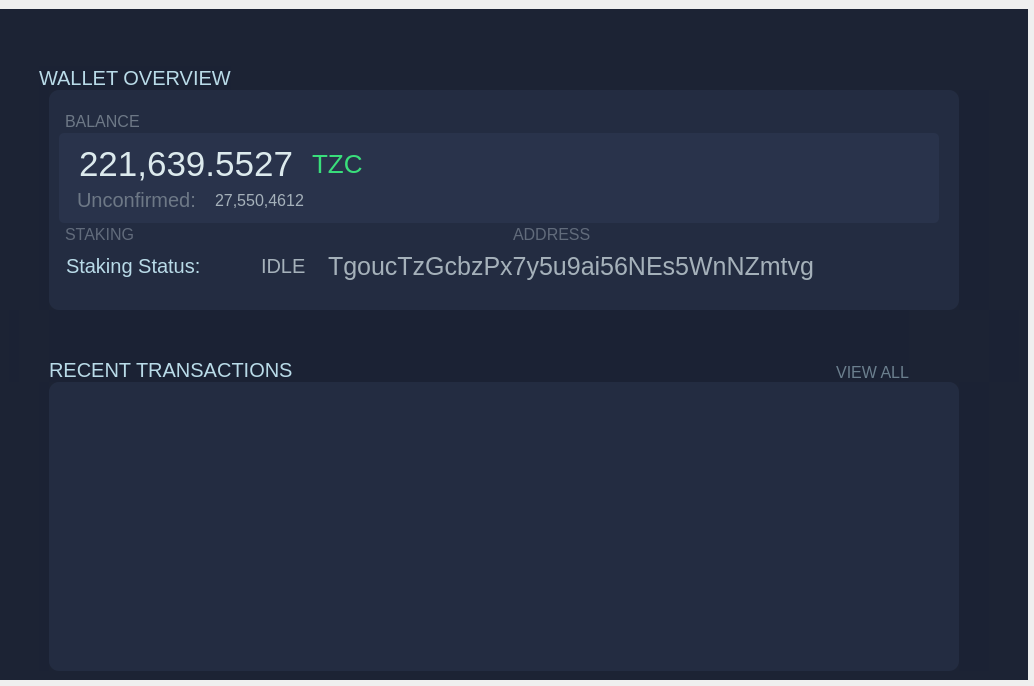
<?xml version="1.0" encoding="UTF-8"?>
<ui version="4.0">
 <class>OverviewPage</class>
 <widget class="QWidget" name="OverviewPage">
  <property name="enabled">
   <bool>true</bool>
  </property>
  <property name="geometry">
   <rect>
    <x>0</x>
    <y>0</y>
    <width>1034</width>
    <height>686</height>
   </rect>
  </property>
  <property name="windowTitle">
   <string>Form</string>
  </property>
  <property name="autoFillBackground">
   <bool>false</bool>
  </property>
  <property name="styleSheet">
   <string notr="true"/>
  </property>
  <layout class="QGridLayout" name="gridLayout">
   <property name="leftMargin">
    <number>0</number>
   </property>
   <property name="topMargin">
    <number>9</number>
   </property>
   <property name="rightMargin">
    <number>6</number>
   </property>
   <property name="bottomMargin">
    <number>6</number>
   </property>
   <item row="0" column="0">
    <layout class="QHBoxLayout" name="horizontalLayout" stretch="0">
     <property name="spacing">
      <number>0</number>
     </property>
     <property name="rightMargin">
      <number>0</number>
     </property>
     <item>
      <widget class="QWidget" name="widget_2" native="true">
       <property name="styleSheet">
        <string notr="true">background-color:#1c2334;
</string>
       </property>
       <layout class="QGridLayout" name="gridLayout_6">
        <item row="0" column="0">
         <layout class="QVBoxLayout" name="verticalLayout_2" stretch="1,3,1,4">
          <property name="spacing">
           <number>0</number>
          </property>
          <item>
           <layout class="QVBoxLayout" name="WALLET_TITLE">
            <property name="spacing">
             <number>0</number>
            </property>
            <property name="sizeConstraint">
             <enum>QLayout::SetDefaultConstraint</enum>
            </property>
            <property name="bottomMargin">
             <number>0</number>
            </property>
            <item>
             <layout class="QHBoxLayout" name="WalletTitle" stretch="0,0,0">
              <property name="spacing">
               <number>0</number>
              </property>
              <item>
               <spacer name="horizontalSpacer_12">
                <property name="orientation">
                 <enum>Qt::Horizontal</enum>
                </property>
                <property name="sizeType">
                 <enum>QSizePolicy::Fixed</enum>
                </property>
                <property name="sizeHint" stdset="0">
                 <size>
                  <width>30</width>
                  <height>20</height>
                 </size>
                </property>
               </spacer>
              </item>
              <item alignment="Qt::AlignBottom">
               <widget class="QLabel" name="label">
                <property name="sizePolicy">
                 <sizepolicy hsizetype="Preferred" vsizetype="Preferred">
                  <horstretch>0</horstretch>
                  <verstretch>0</verstretch>
                 </sizepolicy>
                </property>
                <property name="minimumSize">
                 <size>
                  <width>0</width>
                  <height>0</height>
                 </size>
                </property>
                <property name="maximumSize">
                 <size>
                  <width>16777215</width>
                  <height>16777215</height>
                 </size>
                </property>
                <property name="styleSheet">
                 <string notr="true">color:#b9dbe8;
background-color:#1b2234;
font-size: 20px;

</string>
                </property>
                <property name="text">
                 <string>WALLET OVERVIEW</string>
                </property>
                <property name="alignment">
                 <set>Qt::AlignBottom|Qt::AlignLeading|Qt::AlignLeft</set>
                </property>
                <property name="margin">
                 <number>15</number>
                </property>
               </widget>
              </item>
              <item>
               <spacer name="horizontalSpacer_9">
                <property name="orientation">
                 <enum>Qt::Horizontal</enum>
                </property>
                <property name="sizeHint" stdset="0">
                 <size>
                  <width>40</width>
                  <height>20</height>
                 </size>
                </property>
               </spacer>
              </item>
             </layout>
            </item>
           </layout>
          </item>
          <item>
           <layout class="QVBoxLayout" name="BALANCE_CONTENT">
            <property name="spacing">
             <number>0</number>
            </property>
            <item>
             <layout class="QHBoxLayout" name="horizontalLayout_2">
              <property name="spacing">
               <number>0</number>
              </property>
              <property name="leftMargin">
               <number>30</number>
              </property>
              <property name="topMargin">
               <number>0</number>
              </property>
              <property name="rightMargin">
               <number>30</number>
              </property>
              <item>
               <widget class="QLabel" name="label_2">
                <property name="minimumSize">
                 <size>
                  <width>10</width>
                  <height>0</height>
                 </size>
                </property>
                <property name="maximumSize">
                 <size>
                  <width>10</width>
                  <height>16777215</height>
                 </size>
                </property>
                <property name="styleSheet">
                 <string notr="true">background-color:#1b2234;

</string>
                </property>
                <property name="text">
                 <string>&lt;html&gt;&lt;head/&gt;&lt;body&gt;&lt;p&gt;&lt;br/&gt;&lt;/p&gt;&lt;/body&gt;&lt;/html&gt;</string>
                </property>
               </widget>
              </item>
              <item>
               <widget class="QWidget" name="widget_4" native="true">
                <property name="sizePolicy">
                 <sizepolicy hsizetype="Expanding" vsizetype="Preferred">
                  <horstretch>0</horstretch>
                  <verstretch>0</verstretch>
                 </sizepolicy>
                </property>
                <property name="maximumSize">
                 <size>
                  <width>16777215</width>
                  <height>250</height>
                 </size>
                </property>
                <property name="styleSheet">
                 <string notr="true">background:#232c41;
padding:2px;
border-radius:10px;
</string>
                </property>
                <layout class="QGridLayout" name="gridLayout_3">
                 <property name="leftMargin">
                  <number>10</number>
                 </property>
                 <property name="topMargin">
                  <number>20</number>
                 </property>
                 <property name="rightMargin">
                  <number>10</number>
                 </property>
                 <item row="0" column="0">
                  <layout class="QVBoxLayout" name="verticalLayout_3" stretch="1,3,1,1,0">
                   <property name="spacing">
                    <number>0</number>
                   </property>
                   <property name="sizeConstraint">
                    <enum>QLayout::SetNoConstraint</enum>
                   </property>
                   <item>
                    <layout class="QHBoxLayout" name="horizontalLayout_5">
                     <property name="spacing">
                      <number>0</number>
                     </property>
                     <item>
                      <widget class="QLabel" name="label_5">
                       <property name="styleSheet">
                        <string notr="true">color:#6d7886;
font-size:16px;</string>
                       </property>
                       <property name="text">
                        <string>BALANCE</string>
                       </property>
                      </widget>
                     </item>
                     <item>
                      <spacer name="horizontalSpacer">
                       <property name="orientation">
                        <enum>Qt::Horizontal</enum>
                       </property>
                       <property name="sizeHint" stdset="0">
                        <size>
                         <width>40</width>
                         <height>20</height>
                        </size>
                       </property>
                      </spacer>
                     </item>
                     <item>
                      <widget class="QPushButton" name="btn_refresh">
                       <property name="styleSheet">
                        <string notr="true">QPushButton::pressed{
border:0px;
background-image:url(:/icons/refresh);
background-repeat:no-repeat;
background-position: center;
background-size:cover;
outline: none;
  box-shadow: 0px 0px 0px 1px rgba(0, 0, 0, 0.1) inset,
  0px 1px 4px 0px rgba(0, 0, 0, 0.1) inset !important;
}
QPushButton{
border:0px;
background-image:url(:/icons/refresh);
background-repeat:no-repeat;
background-position: center;
background-size:cover;
outline: none;
}

</string>
                       </property>
                       <property name="text">
                        <string/>
                       </property>
                      </widget>
                     </item>
                    </layout>
                   </item>
                   <item>
                    <layout class="QHBoxLayout" name="horizontalLayout_6">
                     <property name="spacing">
                      <number>0</number>
                     </property>
                     <item>
                      <widget class="QWidget" name="widget_5" native="true">
                       <property name="sizePolicy">
                        <sizepolicy hsizetype="Expanding" vsizetype="Expanding">
                         <horstretch>0</horstretch>
                         <verstretch>0</verstretch>
                        </sizepolicy>
                       </property>
                       <property name="maximumSize">
                        <size>
                         <width>16777215</width>
                         <height>90</height>
                        </size>
                       </property>
                       <property name="sizeIncrement">
                        <size>
                         <width>0</width>
                         <height>0</height>
                        </size>
                       </property>
                       <property name="styleSheet">
                        <string notr="true">background:#29334b;
padding:2px;
border-radius:5px;
shadow:3px;</string>
                       </property>
                       <layout class="QGridLayout" name="gridLayout_2">
                        <item row="0" column="0">
                         <layout class="QVBoxLayout" name="verticalLayout_4">
                          <property name="spacing">
                           <number>0</number>
                          </property>
                          <item>
                           <layout class="QHBoxLayout" name="horizontalLayout_13">
                            <item>
                             <widget class="QLabel" name="labelTotal">
                              <property name="styleSheet">
                               <string notr="true">font-size:35px;
color:#dceaed;</string>
                              </property>
                              <property name="text">
                               <string>221,639.5527</string>
                              </property>
                             </widget>
                            </item>
                            <item>
                             <widget class="QLabel" name="label_9">
                              <property name="styleSheet">
                               <string notr="true">font-size:26px;
color:#39df7b;</string>
                              </property>
                              <property name="text">
                               <string>TZC</string>
                              </property>
                             </widget>
                            </item>
                            <item>
                             <spacer name="horizontalSpacer_6">
                              <property name="orientation">
                               <enum>Qt::Horizontal</enum>
                              </property>
                              <property name="sizeHint" stdset="0">
                               <size>
                                <width>40</width>
                                <height>20</height>
                               </size>
                              </property>
                             </spacer>
                            </item>
                           </layout>
                          </item>
                          <item>
                           <layout class="QHBoxLayout" name="horizontalLayout_15">
                            <property name="spacing">
                             <number>6</number>
                            </property>
                            <property name="sizeConstraint">
                             <enum>QLayout::SetDefaultConstraint</enum>
                            </property>
                            <property name="topMargin">
                             <number>0</number>
                            </property>
                            <property name="bottomMargin">
                             <number>0</number>
                            </property>
                            <item>
                             <spacer name="horizontalSpacer_2">
                              <property name="orientation">
                               <enum>Qt::Horizontal</enum>
                              </property>
                              <property name="sizeType">
                               <enum>QSizePolicy::Fixed</enum>
                              </property>
                              <property name="sizeHint" stdset="0">
                               <size>
                                <width>2</width>
                                <height>20</height>
                               </size>
                              </property>
                             </spacer>
                            </item>
                            <item>
                             <widget class="QLabel" name="label_54">
                              <property name="styleSheet">
                               <string notr="true">color:#6d7886;
font-size:20px;</string>
                              </property>
                              <property name="text">
                               <string>Unconfirmed:</string>
                              </property>
                             </widget>
                            </item>
                            <item>
                             <widget class="QLabel" name="labelUnconfirmed">
                              <property name="styleSheet">
                               <string notr="true">color:#a5b1ba;
font-size:16px;</string>
                              </property>
                              <property name="text">
                               <string>27,550,4612</string>
                              </property>
                             </widget>
                            </item>
                            <item>
                             <spacer name="horizontalSpacer_8">
                              <property name="orientation">
                               <enum>Qt::Horizontal</enum>
                              </property>
                              <property name="sizeHint" stdset="0">
                               <size>
                                <width>40</width>
                                <height>20</height>
                               </size>
                              </property>
                             </spacer>
                            </item>
                           </layout>
                          </item>
                         </layout>
                        </item>
                       </layout>
                      </widget>
                     </item>
                     <item>
                      <spacer name="horizontalSpacer_3">
                       <property name="orientation">
                        <enum>Qt::Horizontal</enum>
                       </property>
                       <property name="sizeType">
                        <enum>QSizePolicy::Fixed</enum>
                       </property>
                       <property name="sizeHint" stdset="0">
                        <size>
                         <width>10</width>
                         <height>20</height>
                        </size>
                       </property>
                      </spacer>
                     </item>
                    </layout>
                   </item>
                   <item>
                    <layout class="QHBoxLayout" name="horizontalLayout_7" stretch="0">
                     <property name="spacing">
                      <number>6</number>
                     </property>
                     <property name="bottomMargin">
                      <number>0</number>
                     </property>
                     <item>
                      <layout class="QHBoxLayout" name="horizontalLayout_10">
                       <item>
                        <widget class="QLabel" name="label_17">
                         <property name="styleSheet">
                          <string notr="true">color:#616b7b;
font-size:16px;
</string>
                         </property>
                         <property name="text">
                          <string>STAKING</string>
                         </property>
                        </widget>
                       </item>
                       <item>
                        <widget class="QLabel" name="label_18">
                         <property name="styleSheet">
                          <string notr="true">color:#616b7b;
font-size:16px;</string>
                         </property>
                         <property name="text">
                          <string>ADDRESS</string>
                         </property>
                        </widget>
                       </item>
                      </layout>
                     </item>
                    </layout>
                   </item>
                   <item>
                    <layout class="QHBoxLayout" name="horizontalLayout_8">
                     <property name="spacing">
                      <number>0</number>
                     </property>
                     <item>
                      <layout class="QHBoxLayout" name="horizontalLayout_11">
                       <property name="spacing">
                        <number>5</number>
                       </property>
                       <item>
                        <widget class="QLabel" name="label_19">
                         <property name="sizeIncrement">
                          <size>
                           <width>0</width>
                           <height>0</height>
                          </size>
                         </property>
                         <property name="baseSize">
                          <size>
                           <width>0</width>
                           <height>0</height>
                          </size>
                         </property>
                         <property name="styleSheet">
                          <string notr="true">color:#b9dbe8;
font-size:20px;</string>
                         </property>
                         <property name="text">
                          <string>Staking Status:</string>
                         </property>
                         <property name="alignment">
                          <set>Qt::AlignLeading|Qt::AlignLeft|Qt::AlignVCenter</set>
                         </property>
                        </widget>
                       </item>
                       <item>
                        <widget class="QPushButton" name="stakeingDot">
                         <property name="styleSheet">
                          <string notr="true"/>
                         </property>
                         <property name="text">
                          <string/>
                         </property>
                        </widget>
                       </item>
                       <item>
                        <widget class="QLabel" name="labelStakingStatus">
                         <property name="styleSheet">
                          <string notr="true">color:#a5b1ba;
font-size: 20px;</string>
                         </property>
                         <property name="text">
                          <string>IDLE</string>
                         </property>
                         <property name="alignment">
                          <set>Qt::AlignLeading|Qt::AlignLeft|Qt::AlignVCenter</set>
                         </property>
                        </widget>
                       </item>
                       <item>
                        <spacer name="horizontalSpacer_10">
                         <property name="orientation">
                          <enum>Qt::Horizontal</enum>
                         </property>
                         <property name="sizeHint" stdset="0">
                          <size>
                           <width>40</width>
                           <height>20</height>
                          </size>
                         </property>
                        </spacer>
                       </item>
                       <item>
                        <widget class="QLabel" name="labelAddressAccount">
                         <property name="styleSheet">
                          <string notr="true">color:#a5b1ba;
font-size:19pt;</string>
                         </property>
                         <property name="text">
                          <string>TgoucTzGcbzPx7y5u9ai56NEs5WnNZmtvg</string>
                         </property>
                         <property name="alignment">
                          <set>Qt::AlignLeading|Qt::AlignLeft|Qt::AlignVCenter</set>
                         </property>
                        </widget>
                       </item>
                       <item>
                        <spacer name="horizontalSpacer_4">
                         <property name="orientation">
                          <enum>Qt::Horizontal</enum>
                         </property>
                         <property name="sizeType">
                          <enum>QSizePolicy::Fixed</enum>
                         </property>
                         <property name="sizeHint" stdset="0">
                          <size>
                           <width>10</width>
                           <height>20</height>
                          </size>
                         </property>
                        </spacer>
                       </item>
                       <item>
                        <widget class="QPushButton" name="btn_copyClipboard">
                         <property name="minimumSize">
                          <size>
                           <width>40</width>
                           <height>40</height>
                          </size>
                         </property>
                         <property name="styleSheet">
                          <string notr="true">QPushButton::pressed{
border:0px;
background-image:url(:/icons/copyclipboard_small);
title:none;
width:15px;height:18px;
background-repeat:no-repeat;
background-position: center;
outline: none;
  box-shadow: 0px 0px 0px 1px rgba(0, 0, 0, 0.1) inset,
  0px 1px 4px 0px rgba(0, 0, 0, 0.1) inset !important;
}
QPushButton{
border:0px;
background-image:url(:/icons/copyclipboard_small);
title:none;
width:15px;height:18px;
background-repeat:no-repeat;
background-position: center;
outline: none;
}

</string>
                         </property>
                         <property name="text">
                          <string/>
                         </property>
                        </widget>
                       </item>
                       <item>
                        <spacer name="horizontalSpacer_5">
                         <property name="orientation">
                          <enum>Qt::Horizontal</enum>
                         </property>
                         <property name="sizeType">
                          <enum>QSizePolicy::Fixed</enum>
                         </property>
                         <property name="sizeHint" stdset="0">
                          <size>
                           <width>5</width>
                           <height>20</height>
                          </size>
                         </property>
                        </spacer>
                       </item>
                       <item>
                        <widget class="QPushButton" name="btn_showQR">
                         <property name="minimumSize">
                          <size>
                           <width>40</width>
                           <height>40</height>
                          </size>
                         </property>
                         <property name="styleSheet">
                          <string notr="true">QPushButton::pressed{
border:0px;
background-image:url(:/icons/qr_green);
title:none;
width:15px;height:18px;
background-repeat:no-repeat;
background-position: center;
outline: none;
  box-shadow: 0px 0px 0px 1px rgba(0, 0, 0, 0.1) inset,
  0px 1px 4px 0px rgba(0, 0, 0, 0.1) inset !important;
}
QPushButton{
border:0px;
background-image:url(:/icons/qr_green);
title:none;
width:15px;height:18px;
background-repeat:no-repeat;
background-position: center;
outline: none;
}</string>
                         </property>
                         <property name="text">
                          <string/>
                         </property>
                        </widget>
                       </item>
                       <item>
                        <spacer name="horizontalSpacer_7">
                         <property name="orientation">
                          <enum>Qt::Horizontal</enum>
                         </property>
                         <property name="sizeType">
                          <enum>QSizePolicy::Fixed</enum>
                         </property>
                         <property name="sizeHint" stdset="0">
                          <size>
                           <width>20</width>
                           <height>20</height>
                          </size>
                         </property>
                        </spacer>
                       </item>
                      </layout>
                     </item>
                    </layout>
                   </item>
                   <item>
                    <spacer name="verticalSpacer">
                     <property name="orientation">
                      <enum>Qt::Vertical</enum>
                     </property>
                     <property name="sizeType">
                      <enum>QSizePolicy::Fixed</enum>
                     </property>
                     <property name="sizeHint" stdset="0">
                      <size>
                       <width>20</width>
                       <height>15</height>
                      </size>
                     </property>
                    </spacer>
                   </item>
                  </layout>
                 </item>
                </layout>
               </widget>
              </item>
              <item>
               <widget class="QLabel" name="label_4">
                <property name="minimumSize">
                 <size>
                  <width>30</width>
                  <height>0</height>
                 </size>
                </property>
                <property name="maximumSize">
                 <size>
                  <width>30</width>
                  <height>16777215</height>
                 </size>
                </property>
                <property name="styleSheet">
                 <string notr="true">background-color:#1b2234;

</string>
                </property>
                <property name="text">
                 <string>&lt;html&gt;&lt;head/&gt;&lt;body&gt;&lt;p&gt;&lt;br/&gt;&lt;/p&gt;&lt;/body&gt;&lt;/html&gt;</string>
                </property>
               </widget>
              </item>
             </layout>
            </item>
           </layout>
          </item>
          <item>
           <layout class="QVBoxLayout" name="TRANSACTION_TITLE">
            <item>
             <layout class="QHBoxLayout" name="horizontalLayout_3" stretch="2,0,10,5,0,0,1">
              <property name="spacing">
               <number>0</number>
              </property>
              <item>
               <widget class="QLabel" name="label_6">
                <property name="maximumSize">
                 <size>
                  <width>10</width>
                  <height>16777215</height>
                 </size>
                </property>
                <property name="styleSheet">
                 <string notr="true">background-color:#1b2234;
</string>
                </property>
                <property name="text">
                 <string>&lt;html&gt;&lt;head/&gt;&lt;body&gt;&lt;p&gt;&lt;br/&gt;&lt;/p&gt;&lt;/body&gt;&lt;/html&gt;</string>
                </property>
               </widget>
              </item>
              <item>
               <spacer name="horizontalSpacer_13">
                <property name="orientation">
                 <enum>Qt::Horizontal</enum>
                </property>
                <property name="sizeType">
                 <enum>QSizePolicy::Fixed</enum>
                </property>
                <property name="sizeHint" stdset="0">
                 <size>
                  <width>30</width>
                  <height>20</height>
                 </size>
                </property>
               </spacer>
              </item>
              <item>
               <widget class="QLabel" name="label_7">
                <property name="styleSheet">
                 <string notr="true">background-color:#1b2234;
color:#b9dbe8;
font-size:20px;</string>
                </property>
                <property name="text">
                 <string>RECENT TRANSACTIONS</string>
                </property>
                <property name="alignment">
                 <set>Qt::AlignBottom|Qt::AlignLeading|Qt::AlignLeft</set>
                </property>
                <property name="margin">
                 <number>10</number>
                </property>
               </widget>
              </item>
              <item>
               <widget class="QLabel" name="label_10">
                <property name="minimumSize">
                 <size>
                  <width>100</width>
                  <height>0</height>
                 </size>
                </property>
                <property name="maximumSize">
                 <size>
                  <width>150</width>
                  <height>16777215</height>
                 </size>
                </property>
                <property name="styleSheet">
                 <string notr="true">background-color:#1b2234;
color:#6b7f8e;
font-size:16px;</string>
                </property>
                <property name="text">
                 <string>VIEW ALL</string>
                </property>
                <property name="alignment">
                 <set>Qt::AlignBottom|Qt::AlignRight|Qt::AlignTrailing</set>
                </property>
                <property name="margin">
                 <number>10</number>
                </property>
               </widget>
              </item>
              <item>
               <widget class="QPushButton" name="show_tx">
                <property name="sizePolicy">
                 <sizepolicy hsizetype="Minimum" vsizetype="Expanding">
                  <horstretch>0</horstretch>
                  <verstretch>0</verstretch>
                 </sizepolicy>
                </property>
                <property name="minimumSize">
                 <size>
                  <width>0</width>
                  <height>0</height>
                 </size>
                </property>
                <property name="styleSheet">
                 <string notr="true">QPushButton::pressed{
border:0px;
background-image: url(:/icons/history_small);
background-repeat:no-repeat;
background-position: bottom;
margin:11px;
width:18px;
height:18px;
background-size:cover;
outline: none;
box-shadow: 0px 0px 0px 1px rgba(0, 0, 0, 0.1) inset,
  0px 1px 4px 0px rgba(0, 0, 0, 0.1) inset !important;
}
QPushButton{
border:0px;
background-image: url(:/icons/history_small);
background-repeat:no-repeat;
background-position: bottom;
margin:11px;
width:18px;
height:18px;
background-size:cover;
outline: none;
}
                     
                 </string>
                </property>
                <property name="text">
                 <string/>
                </property>
                <property name="iconSize">
                 <size>
                  <width>12</width>
                  <height>12</height>
                 </size>
                </property>
               </widget>
              </item>
              <item>
               <spacer name="horizontalSpacer_11">
                <property name="orientation">
                 <enum>Qt::Horizontal</enum>
                </property>
                <property name="sizeHint" stdset="0">
                 <size>
                  <width>40</width>
                  <height>20</height>
                 </size>
                </property>
               </spacer>
              </item>
              <item>
               <widget class="QLabel" name="label_8">
                <property name="minimumSize">
                 <size>
                  <width>30</width>
                  <height>0</height>
                 </size>
                </property>
                <property name="maximumSize">
                 <size>
                  <width>30</width>
                  <height>16777215</height>
                 </size>
                </property>
                <property name="styleSheet">
                 <string notr="true">background-color:#1b2234;
color:#badce9;</string>
                </property>
                <property name="text">
                 <string>&lt;html&gt;&lt;head/&gt;&lt;body&gt;&lt;p&gt;&lt;br/&gt;&lt;/p&gt;&lt;/body&gt;&lt;/html&gt;</string>
                </property>
               </widget>
              </item>
             </layout>
            </item>
           </layout>
          </item>
          <item>
           <layout class="QGridLayout" name="gridLayout_5">
            <property name="leftMargin">
             <number>0</number>
            </property>
            <property name="rightMargin">
             <number>0</number>
            </property>
            <item row="0" column="0">
             <layout class="QHBoxLayout" name="horizontalLayout_4">
              <property name="spacing">
               <number>0</number>
              </property>
              <property name="leftMargin">
               <number>30</number>
              </property>
              <property name="rightMargin">
               <number>30</number>
              </property>
              <item>
               <widget class="QLabel" name="label_11">
                <property name="minimumSize">
                 <size>
                  <width>10</width>
                  <height>0</height>
                 </size>
                </property>
                <property name="maximumSize">
                 <size>
                  <width>10</width>
                  <height>16777215</height>
                 </size>
                </property>
                <property name="styleSheet">
                 <string notr="true">background-color:#1b2234;</string>
                </property>
                <property name="text">
                 <string>&lt;html&gt;&lt;head/&gt;&lt;body&gt;&lt;p&gt;&lt;br/&gt;&lt;/p&gt;&lt;/body&gt;&lt;/html&gt;</string>
                </property>
               </widget>
              </item>
              <item>
               <layout class="QGridLayout" name="gridLayout_7">
                <item row="0" column="0">
                 <widget class="QListView" name="listTransactions">
                  <property name="sizePolicy">
                   <sizepolicy hsizetype="Expanding" vsizetype="Preferred">
                    <horstretch>0</horstretch>
                    <verstretch>0</verstretch>
                   </sizepolicy>
                  </property>
                  <property name="styleSheet">
                   <string notr="true">background:#232c41;
padding:2px;
border-radius:10px;
</string>
                  </property>
                 </widget>
                </item>
               </layout>
              </item>
              <item>
               <widget class="QLabel" name="label_12">
                <property name="minimumSize">
                 <size>
                  <width>30</width>
                  <height>0</height>
                 </size>
                </property>
                <property name="maximumSize">
                 <size>
                  <width>30</width>
                  <height>16777215</height>
                 </size>
                </property>
                <property name="styleSheet">
                 <string notr="true">background-color:#1b2234;
</string>
                </property>
                <property name="text">
                 <string>&lt;html&gt;&lt;head/&gt;&lt;body&gt;&lt;p&gt;&lt;br/&gt;&lt;/p&gt;&lt;/body&gt;&lt;/html&gt;</string>
                </property>
               </widget>
              </item>
             </layout>
            </item>
           </layout>
          </item>
         </layout>
        </item>
       </layout>
      </widget>
     </item>
    </layout>
   </item>
  </layout>
 </widget>
 <resources/>
 <connections/>
</ui>
